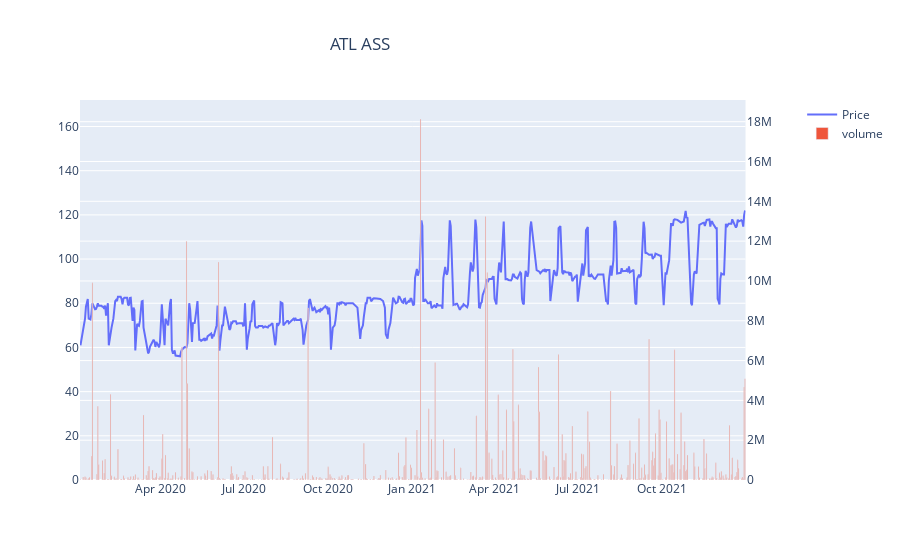

The cell this chart's notebook holds for it:
### Code cell
ATL = Stock('ATL ASS')
ATL.visualization(ATL,'ATL ASS')

### Figure 1 — Plotly figure (JSON) as saved in the notebook; plotly's stock layout.template omitted (floating-point values rounded to 4 significant figures; data arrays with more than 128 entries replaced by an {"elided": "..."} marker saying what was removed)
{"data": [{"name": "Price", "type": "scatter", "x": {"elided": "499 str values"}, "xaxis": "x", "y": {"elided": "499 float values"}, "yaxis": "y"}, {"name": "volume", "type": "bar", "x": {"elided": "499 str values"}, "xaxis": "x", "y": {"elided": "499 float values"}, "yaxis": "y2"}], "layout": {"title": {"text": "ATL ASS", "x": 0.4}, "xaxis": {"anchor": "y", "domain": [0, 0.94]}, "yaxis": {"anchor": "x", "domain": [0, 1], "range": [0, 172], "visible": true}, "yaxis2": {"anchor": "x", "overlaying": "y", "side": "right", "visible": true}}}
